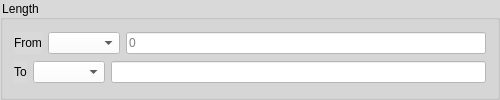
         <widget class="QGroupBox" name="groupBox_3">
          <property name="minimumSize">
           <size>
            <width>500</width>
            <height>100</height>
           </size>
          </property>
          <property name="maximumSize">
           <size>
            <width>800</width>
            <height>200</height>
           </size>
          </property>
          <property name="font">
           <font>
            <family>Segoe UI</family>
            <pointsize>9</pointsize>
            <weight>50</weight>
            <bold>false</bold>
            <kerning>false</kerning>
           </font>
          </property>
          <property name="styleSheet">
           <string notr="true">background-color: rgb(217, 217, 217);</string>
          </property>
          <property name="title">
           <string>Length</string>
          </property>
          <layout class="QGridLayout" name="gridLayout_4">
           <item row="0" column="0">
            <layout class="QHBoxLayout" name="horizontalLayout">
             <item>
              <widget class="QLabel" name="label">
               <property name="font">
                <font>
                 <family>Segoe UI</family>
                 <pointsize>9</pointsize>
                 <weight>50</weight>
                 <bold>false</bold>
                 <kerning>true</kerning>
                </font>
               </property>
               <property name="text">
                <string>From</string>
               </property>
              </widget>
             </item>
             <item>
              <widget class="QComboBox" name="lengthFromComboBox">
               <property name="maximumSize">
                <size>
                 <width>200</width>
                 <height>16777215</height>
                </size>
               </property>
               <property name="font">
                <font>
                 <family>Segoe UI</family>
                 <pointsize>9</pointsize>
                 <weight>50</weight>
                 <bold>false</bold>
                 <kerning>true</kerning>
                </font>
               </property>
               <property name="styleSheet">
                <string notr="true">background-color: rgb(255, 255, 255);</string>
               </property>
              </widget>
             </item>
             <item>
              <widget class="QLineEdit" name="lengthFromLineEdit">
               <property name="maximumSize">
                <size>
                 <width>500</width>
                 <height>16777215</height>
                </size>
               </property>
               <property name="font">
                <font>
                 <family>Segoe UI</family>
                 <pointsize>9</pointsize>
                 <weight>50</weight>
                 <bold>false</bold>
                 <kerning>true</kerning>
                </font>
               </property>
               <property name="styleSheet">
                <string notr="true">background-color: rgb(255, 255, 255);</string>
               </property>
               <property name="placeholderText">
                <string>0</string>
               </property>
              </widget>
             </item>
            </layout>
           </item>
           <item row="1" column="0">
            <layout class="QHBoxLayout" name="horizontalLayout_2">
             <item>
              <widget class="QLabel" name="label_2">
               <property name="font">
                <font>
                 <family>Segoe UI</family>
                 <pointsize>9</pointsize>
                 <weight>50</weight>
                 <bold>false</bold>
                 <kerning>true</kerning>
                </font>
               </property>
               <property name="text">
                <string>To</string>
               </property>
              </widget>
             </item>
             <item>
              <widget class="QComboBox" name="lengthToComboBox">
               <property name="maximumSize">
                <size>
                 <width>200</width>
                 <height>16777215</height>
                </size>
               </property>
               <property name="font">
                <font>
                 <family>Segoe UI</family>
                 <pointsize>9</pointsize>
                 <weight>50</weight>
                 <bold>false</bold>
                 <kerning>true</kerning>
                </font>
               </property>
               <property name="styleSheet">
                <string notr="true">background-color: rgb(255, 255, 255);</string>
               </property>
              </widget>
             </item>
             <item>
              <widget class="QLineEdit" name="lengthToLineEdit">
               <property name="maximumSize">
                <size>
                 <width>500</width>
                 <height>16777215</height>
                </size>
               </property>
               <property name="font">
                <font>
                 <family>Segoe UI</family>
                 <pointsize>9</pointsize>
                 <weight>50</weight>
                 <bold>false</bold>
                 <kerning>true</kerning>
                </font>
               </property>
               <property name="styleSheet">
                <string notr="true">background-color: rgb(255, 255, 255);</string>
               </property>
              </widget>
             </item>
            </layout>
           </item>
          </layout>
         </widget>
